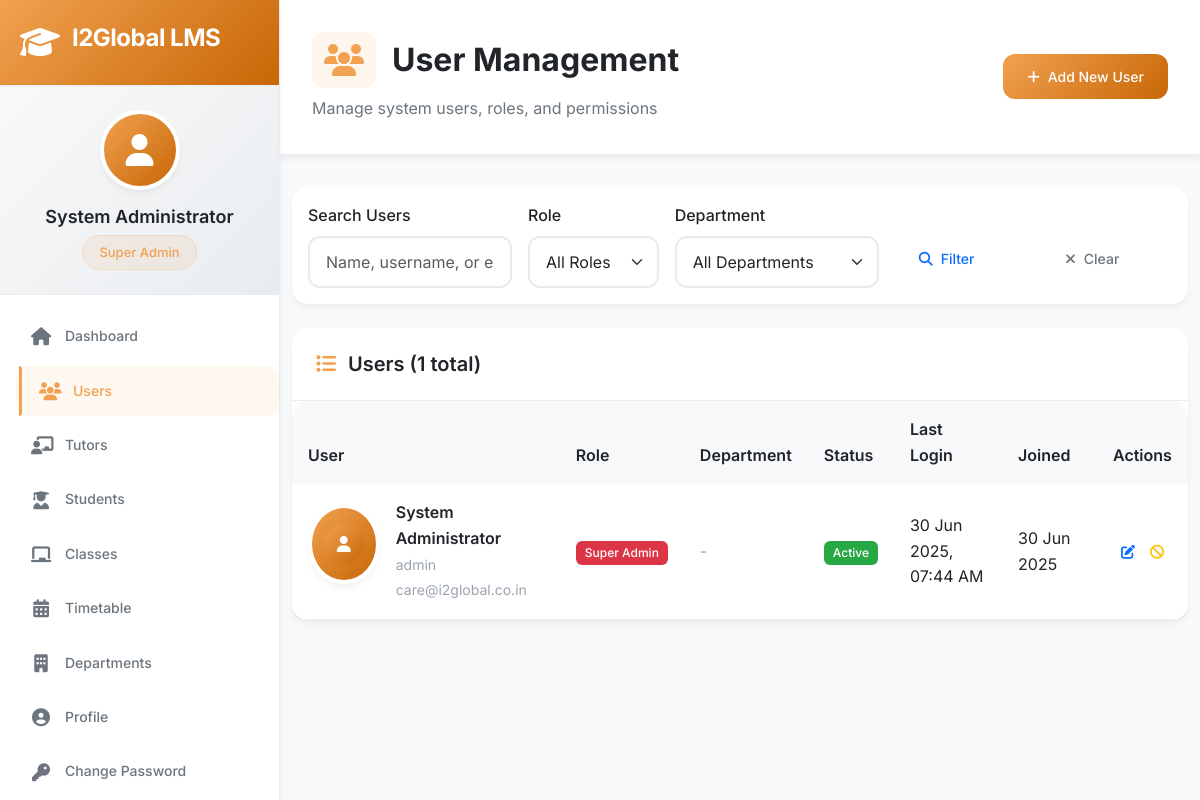
/admin/users (signed in), run on an earlier commit of the app's database.
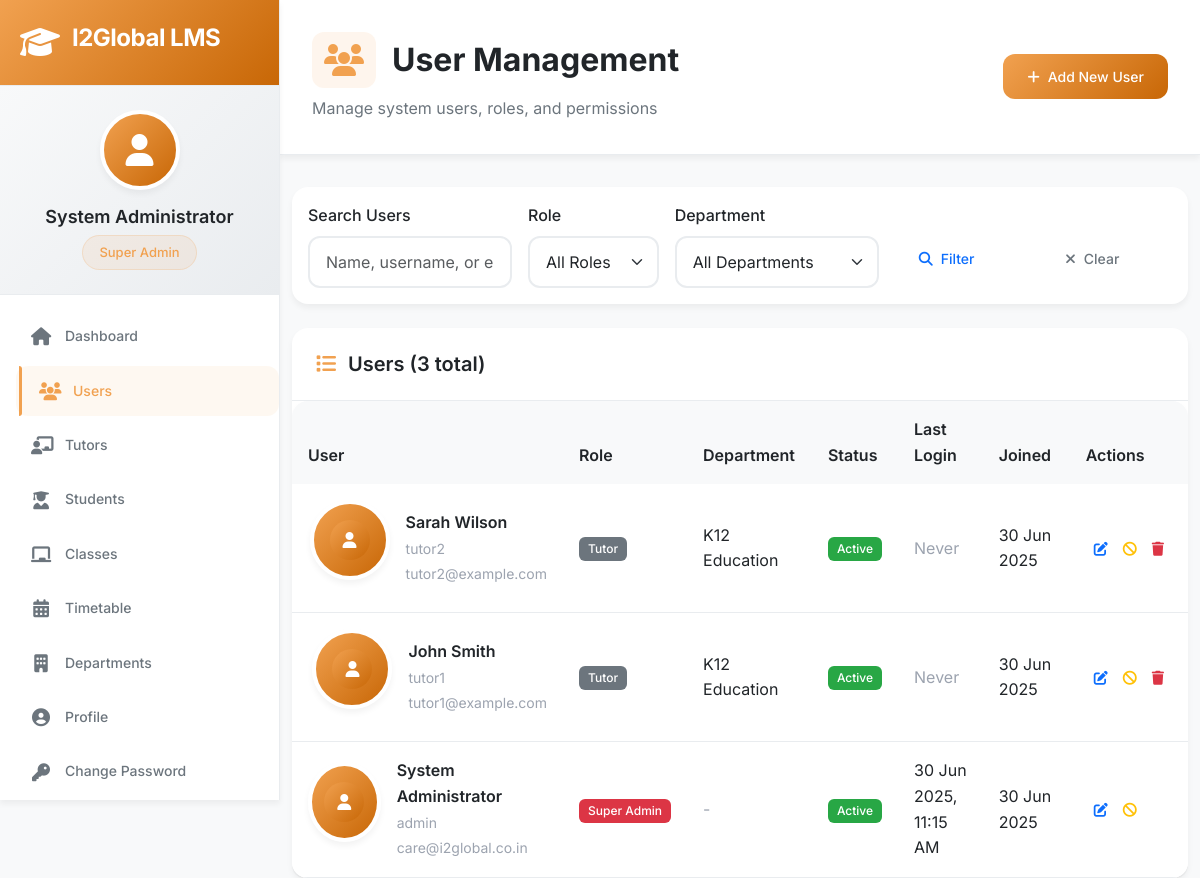
And on a later commit of the database.
### app/models/user.py (models this page shows, shortened)
class User(UserMixin, db.Model):
    __tablename__ = 'users'
    id = db.Column(db.Integer, primary_key=True)
    username = db.Column(db.String(80), unique=True, nullable=False, index=True)
    email = db.Column(db.String(120), unique=True, nullable=False, index=True)
    password_hash = db.Column(db.String(255), nullable=False)
    full_name = db.Column(db.String(100), nullable=False)
    phone = db.Column(db.String(20))
    address = db.Column(db.Text)
    profile_picture = db.Column(db.String(100))
    role = db.Column(db.String(20), nullable=False, default='tutor')  # superadmin, admin, coordinator, tutor
    department_id = db.Column(db.Integer, db.ForeignKey('departments.id'))
    is_active = db.Column(db.Boolean, default=True)
    is_verified = db.Column(db.Boolean, default=False)
    created_at = db.Column(db.DateTime, default=datetime.utcnow)
    last_login = db.Column(db.DateTime)
    joining_date = db.Column(db.Date)
    working_hours = db.Column(db.String(50))  # "9:00 AM - 6:00 PM"
    emergency_contact = db.Column(db.Text)  # JSON string
    department = db.relationship('Department', foreign_keys=[department_id], backref='users', lazy=True)
    tutor_profile = db.relationship('Tutor', backref='user', uselist=False, lazy=True)
    def has_permission(self, permission):
        if self.role == 'superadmin':
            return True
    def get_role_display(self):
        role_map = {
            'superadmin': 'Super Admin',
            'admin': 'Admin',
            'coordinator': 'Coordinator',
            'tutor': 'Tutor'
        }
        return role_map.get(self.role, self.role.title())

### app/models/department.py (models this page shows, shortened)
class Department(db.Model):
    __tablename__ = 'departments'
    id = db.Column(db.Integer, primary_key=True)
    name = db.Column(db.String(50), unique=True, nullable=False)
    code = db.Column(db.String(10), unique=True, nullable=False)  # K12, TT, UPSKILL
    description = db.Column(db.Text)
    permissions = db.Column(db.Text)  # JSON string of permissions
    is_active = db.Column(db.Boolean, default=True)
    created_at = db.Column(db.DateTime, default=datetime.utcnow)
    created_by = db.Column(db.Integer, db.ForeignKey('users.id'))
    settings = db.Column(db.Text)  # JSON string for department-specific settings

### app/routes/admin.py (the view)
@bp.route('/users')
@login_required
@admin_required
def users():
    page = request.args.get('page', 1, type=int)
    role_filter = request.args.get('role', '')
    dept_filter = request.args.get('department', '', type=int)
    search = request.args.get('search', '')
    query = User.query
    if role_filter:
        query = query.filter_by(role=role_filter)
    if dept_filter:
        query = query.filter_by(department_id=dept_filter)
    if search:
        query = query.filter(
            (User.full_name.contains(search)) |
            (User.username.contains(search)) |
            (User.email.contains(search))
        )
    users = query.order_by(User.created_at.desc()).paginate(
        page=page, per_page=20, error_out=False
    )
    departments = Department.query.filter_by(is_active=True).all()
    return render_template('admin/users.html', users=users, departments=departments)

### app/models/user.py (called while the page is built)
@login.user_loader
def load_user(user_id):
    return User.query.get(int(user_id))

### app/routes/admin.py (called while the page is built)
def admin_required(f):
    @wraps(f)
    def decorated_function(*args, **kwargs):
        if current_user.role not in ['superadmin', 'admin', 'coordinator']:
            flash('Access denied. Insufficient permissions.', 'error')
            return redirect(url_for('dashboard.index'))
        return f(*args, **kwargs)
    return decorated_function

### app/templates/admin/users.html (shortened to what the changed rows need)
{% extends "base.html" %}
{% block content %}
<div class="page-header">
    <div class="d-flex justify-content-between align-items-center">
        <div>
            <h1 class="page-title">
                <i class="fas fa-users"></i>
                User Management
            </h1>
        </div>
    </div>
</div>
<div class="container-fluid">
    <div class="card">
        <div class="card-header">
            <h5 class="card-title mb-0">
                <i class="fas fa-list"></i>
                Users ({{ users.total }} total)
            </h5>
        </div>
        <div class="card-body p-0">
            {% if users.items %}
            <div class="table-responsive">
                <table class="table table-hover mb-0">
                    <thead>
                        <tr>
                            <th>User</th>
                            <th>Role</th>
                            <th>Department</th>
                            <th>Status</th>
                            <th>Last Login</th>
                            <th>Joined</th>
                            <th>Actions</th>
                        </tr>
                    </thead>
                    <tbody>
                        {% for user in users.items %}
                        <tr>
                            <td>
                                <div class="d-flex align-items-center">
                                    <div class="user-avatar me-3">
                                        {% if user.profile_picture %}
                                            <img src="{{ url_for('static', filename='uploads/profiles/' + user.profile_picture) }}"
                                                 alt="Avatar" class="rounded-circle" width="40" height="40">
                                        {% else %}
                                            <div class="avatar-placeholder">
                                                <i class="fas fa-user"></i>
                                            </div>
                                        {% endif %}
                                    </div>
                                    <div>
                                        <div class="fw-semibold">{{ user.full_name }}</div>
                                        <small class="text-muted">{{ user.username }}</small><br>
                                        <small class="text-muted">{{ user.email }}</small>
                                    </div>
                                </div>
                            </td>
                            <td>
                                <span class="badge badge-{{ 'danger' if user.role == 'superadmin' else 'warning' if user.role == 'admin' else 'info' if user.role == 'coordinator' else 'secondary' }}">
                                    {{ user.get_role_display() }}
                                </span>
                            </td>
                            <td>
                                {% if user.department %}
                                    {{ user.department.name }}
                                {% else %}
                                    <span class="text-muted">-</span>
                                {% endif %}
                            </td>
                            <td>
                                {% if user.is_active %}
                                    <span class="badge badge-success">Active</span>
                                {% else %}
                                    <span class="badge badge-danger">Inactive</span>
                                {% endif %}
                            </td>
                            <td>
                                {% if user.last_login %}
                                    <span data-bs-toggle="tooltip" title="{{ user.last_login.strftime('%d %B %Y at %H:%M') }}">
                                        {{ user.last_login|datetime }}
                                    </span>
                                {% else %}
                                    <span class="text-muted">Never</span>
                                {% endif %}
                            </td>
                            <td>
                                {% if user.created_at %}
                                    {{ user.created_at|date }}
                                {% else %}
                                    <span class="text-muted">-</span>
                                {% endif %}
                            </td>
                            <td>
                                <div class="btn-group btn-group-sm">
                                    <a href="{{ url_for('admin.edit_user', user_id=user.id) }}"
                                       class="btn btn-outline-primary" data-bs-toggle="tooltip" title="Edit User">
                                        <i class="fas fa-edit"></i>
                                    </a>
                                    {% if user.role != 'superadmin' or current_user.role == 'superadmin' %}
                                    <button type="button" class="btn btn-outline-{{ 'success' if not user.is_active else 'warning' }}"
                                            onclick="toggleUserStatus({{ user.id }}, {{ 'true' if not user.is_active else 'false' }})"
                                            data-bs-toggle="tooltip" title="{{ 'Activate' if not user.is_active else 'Deactivate' }} User">
                                        <i class="fas fa-{{ 'check' if not user.is_active else 'ban' }}"></i>
                                    </button>
                                    {% endif %}
                                    {% if current_user.role == 'superadmin' and user.role != 'superadmin' %}
                                    <button type="button" class="btn btn-outline-danger"
                                            onclick="deleteUser('{{ user.id }}', '{{ user.full_name }}')"
                                            data-bs-toggle="tooltip" title="Delete User">
                                        <i class="fas fa-trash"></i>
                                    </button>
                                    {% endif %}
                                </div>
                            </td>
                        </tr>
                        {% endfor %}
                    </tbody>
                </table>
            </div>
            {% endif %}
        </div>
    </div>
</div>
{% endblock %}

### app/templates/base.html (shortened to what the changed rows need)
<!DOCTYPE html>
<html lang="en">
<head>
    <link rel="stylesheet" href="https://cdnjs.cloudflare.com/ajax/libs/font-awesome/6.4.0/css/all.min.css">
    <link href="https://cdn.jsdelivr.net/npm/bootstrap@5.3.0/dist/css/bootstrap.min.css" rel="stylesheet">
</head>
<body>
    <div class="app-container">
        {% if current_user.is_authenticated %}
        <nav class="sidebar" id="sidebar">
            <div class="sidebar-header">
                <div class="logo-container">
                    <i class="fas fa-graduation-cap logo-icon"></i>
                    <h3 class="logo-text">{{ APP_NAME }}</h3>
                </div>
            </div>
            <div class="user-profile">
                <div class="user-avatar">
                    {% if current_user.profile_picture %}
                        <img src="{{ url_for('static', filename='uploads/profiles/' + current_user.profile_picture) }}" alt="Profile">
                    {% else %}
                        <i class="fas fa-user"></i>
                    {% endif %}
                </div>
                <div class="user-info">
                    <h4>{{ current_user.full_name or current_user.username }}</h4>
                    <span class="user-role">{{ current_user.get_role_display() }}</span>
                </div>
            </div>
            <ul class="nav-menu">
                <li class="nav-item">
                    <a href="{{ url_for('dashboard.index') }}" class="nav-link {% if request.endpoint == 'dashboard.admin_dashboard' or request.endpoint == 'dashboard.tutor_dashboard' %}active{% endif %}">
                        <i class="fas fa-home"></i>
                        <span>Dashboard</span>
                    </a>
                </li>
                {% if current_user.role in ['superadmin', 'admin', 'coordinator'] %}
                {% if current_user.has_permission('user_management') %}
                <li class="nav-item">
                    <a href="{{ url_for('admin.users') }}" class="nav-link {% if request.endpoint and 'users' in request.endpoint %}active{% endif %}">
                        <i class="fas fa-users"></i>
                        <span>Users</span>
                    </a>
                </li>
                {% endif %}
                {% if current_user.has_permission('tutor_management') %}
                <li class="nav-item">
                    <a href="{{ url_for('admin.tutors') }}" class="nav-link {% if request.endpoint and 'tutors' in request.endpoint %}active{% endif %}">
                        <i class="fas fa-chalkboard-teacher"></i>
                        <span>Tutors</span>
                    </a>
                </li>
                {% endif %}
                {% if current_user.has_permission('student_management') %}
                <li class="nav-item">
                    <a href="{{ url_for('admin.students') }}" class="nav-link {% if 'students' in request.endpoint %}active{% endif %}">
                        <i class="fas fa-user-graduate"></i>
                        <span>Students</span>
                    </a>
                </li>
                {% endif %}
                {% if current_user.has_permission('class_management') %}
                <li class="nav-item">
                    <a href="{{ url_for('admin.classes') }}" class="nav-link {% if 'classes' in request.endpoint %}active{% endif %}">
                        <i class="fas fa-chalkboard"></i>
                        <span>Classes</span>
                    </a>
                </li>
                {% endif %}
                {% if current_user.has_permission('timetable_management') %}
                <li class="nav-item">
                    <a href="{{ url_for('admin.timetable') }}" class="nav-link {% if 'timetable' in request.endpoint %}active{% endif %}">
                        <i class="fas fa-calendar-alt"></i>
                        <span>Timetable</span>
                    </a>
                </li>
                {% endif %}
                {% if current_user.role in ['superadmin', 'admin'] %}
                <li class="nav-item">
                    <a href="{{ url_for('admin.departments') }}" class="nav-link {% if 'departments' in request.endpoint %}active{% endif %}">
                        <i class="fas fa-building"></i>
                        <span>Departments</span>
                    </a>
                </li>
                {% endif %}
                {% endif %}
                <li class="nav-item">
                    <a href="#" class="nav-link">
                        <i class="fas fa-user-circle"></i>
                        <span>Profile</span>
                    </a>
                </li>
                <li class="nav-item">
                    <a href="{{ url_for('auth.change_password') }}" class="nav-link {% if 'change_password' in request.endpoint %}active{% endif %}">
                        <i class="fas fa-key"></i>
                        <span>Change Password</span>
                    </a>
                </li>
            </ul>
        </nav>
        {% endif %}
        <main class="main-content {% if not current_user.is_authenticated %}full-width{% endif %}">
            {% block content %}{% endblock %}
        </main>
    </div>
</body>
</html>

What changed in the data, as far as the page shows it:
changed User "System Administrator": last_login "30 Jun 2025, 07:44 AM" → "30 Jun 2025, 11:15 AM"
added User: full_name "Sarah Wilson", username "tutor2", email "tutor2@example.com", role "Tutor", department.name "K12 Education", is_active "Active", shows "Never", created_at "30 Jun 2025"
added User: full_name "John Smith", username "tutor1", email "tutor1@example.com", role "Tutor", department.name "K12 Education", is_active "Active", shows "Never", created_at "30 Jun 2025"
Also different on the page:
{{ users.total }}: "1" → "3"
